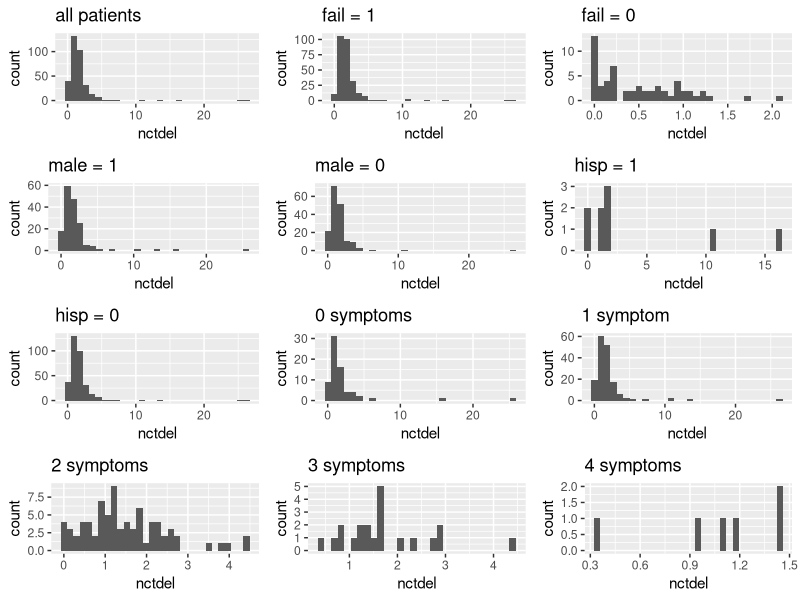
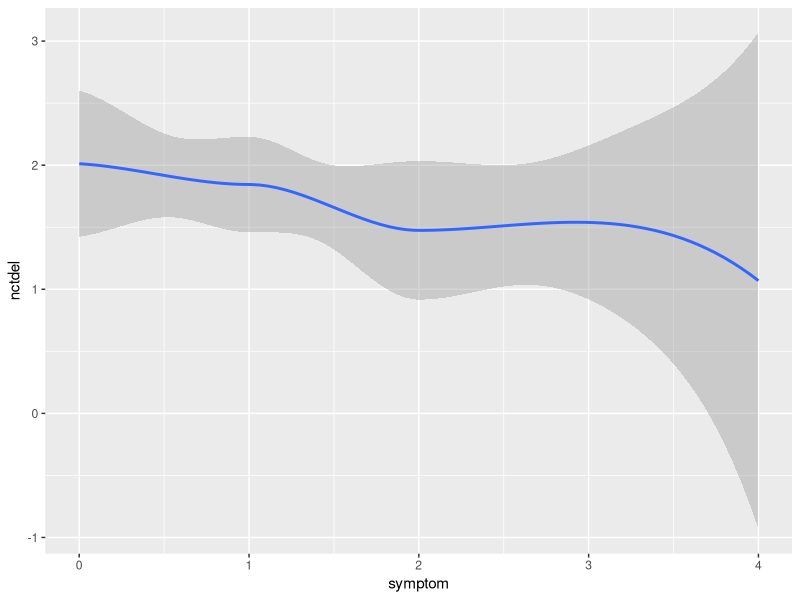
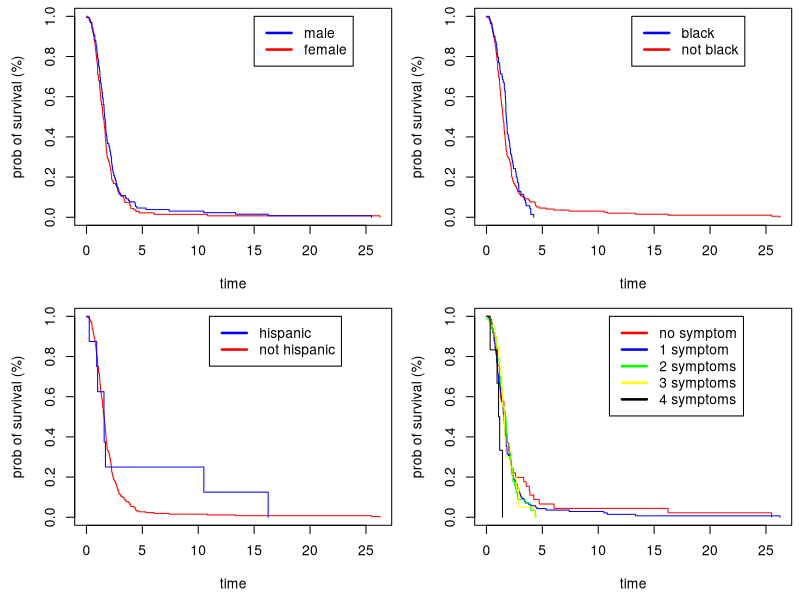

These figures' R source, in order:
## ---- chunk 1
knitr::opts_chunk$set(echo = TRUE)
library(ggplot2)
library(survival)
## ---- chunk 2
data <- read.table("kellydat.txt", header = TRUE)

require(gridExtra)

kellydat = read.table("kellydat.txt", header = TRUE)
kellydat$sn0 = ifelse(kellydat$sn1 + kellydat$sn2 + kellydat$sn3 + kellydat$all4, 0, 1)
## ---- chunk 3
kellydat$symptom = rep(0, length(kellydat$sn1))
for (i in 1:length(kellydat$nctdel)){
  if (kellydat$sn1[i] == 1){
    kellydat$symptom[i] = 1
  }
  if (kellydat$sn2[i] == 1){
    kellydat$symptom[i] = 2
  } 
  if (kellydat$sn3[i] == 1){
    kellydat$symptom[i] = 3
  }
  if (kellydat$all4[i] == 1){
    kellydat$symptom[i] = 4
  }
}
## ---- chunk 4
all = ggplot(data=kellydat, aes(nctdel)) + geom_histogram() + ggtitle("all patients")
fail_1 = ggplot(data=kellydat[kellydat$fail == 1,], aes(nctdel)) + geom_histogram() + ggtitle("fail = 1")
fail_0 = ggplot(data=kellydat[kellydat$fail == 0,], aes(nctdel)) + geom_histogram() + ggtitle("fail = 0")
male_1 = ggplot(data=kellydat[kellydat$male == 1,], aes(nctdel)) + geom_histogram() + ggtitle("male = 1")
male_0 = ggplot(data=kellydat[kellydat$male == 0,], aes(nctdel)) + geom_histogram() + ggtitle("male = 0")
hisp_1 = ggplot(data=kellydat[kellydat$hisp == 1,], aes(nctdel)) + geom_histogram() + ggtitle("hisp = 1")
hisp_0 = ggplot(data=kellydat[kellydat$hisp == 0,], aes(nctdel)) + geom_histogram() + ggtitle("hisp = 0")
sn0_1 = ggplot(data=kellydat[kellydat$sn0 == 1,], aes(nctdel)) + geom_histogram() + ggtitle("0 symptoms")
sn1_1 = ggplot(data=kellydat[kellydat$sn1 == 1,], aes(nctdel)) + geom_histogram() + ggtitle("1 symptom")
sn2_1 = ggplot(data=kellydat[kellydat$sn2 == 1,], aes(nctdel)) + geom_histogram() + ggtitle("2 symptoms")
sn3_1 = ggplot(data=kellydat[kellydat$sn3 == 1,], aes(nctdel)) + geom_histogram() + ggtitle("3 symptoms")
all4_1 = ggplot(data=kellydat[kellydat$all4 == 1,], aes(nctdel)) + geom_histogram() + ggtitle("4 symptoms")

grid.arrange(all, fail_1, fail_0, male_1, male_0, hisp_1, hisp_0, sn0_1, sn1_1, sn2_1, sn3_1, all4_1, ncol=3)

## ---- chunk 5
ggplot(data = kellydat) + 
geom_smooth(mapping = aes(x = symptom, y = nctdel))
## ---- chunk 6
library(survival)
par(mfrow=c(2,2))
d2 = Surv(time=kellydat$nctdel, event=kellydat$fail)

km1 = survfit(d2 ~ kellydat$male)
par(mar=c(4.5, 4.5, 0.5, 0.5))
plot(km1, col = c("red", "blue"), xlab = "time", ylab = "prob of survival (%)")
legend(15, 1.0, c("male", "female"), lty=c(1,1), lwd=c(2.5,2.5),col=c("blue","red"))

km2 = survfit(d2 ~ kellydat$black)
plot(km2, col = c("red", "blue"), xlab = "time", ylab = "prob of survival (%)")
legend(13, 1.0, c("black", "not black"), lty=c(1,1), lwd=c(2.5,2.5),col=c("blue","red"))

km3 = survfit(d2 ~ kellydat$hisp)
par(mar=c(4.5, 4.5, 0.5, 0.5))
plot(km3, col = c("red", "blue"), xlab = "time", ylab = "prob of survival (%)")
legend(11, 1.0, c("hispanic", "not hispanic"), lty=c(1,1), lwd=c(2.5,2.5),col=c("blue","red"))

km4 = survfit(d2 ~ kellydat$symptom)
plot(km4, col = c("red", "blue", "green", "yellow", "black"), xlab = "time", ylab = "prob of survival (%)")
legend(11, 1.0, c("no symptom", "1 symptom", "2 symptoms", "3 symptoms", "4 symptoms"), lty=c(1,1), lwd=c(2.5,2.5),col=c("red", "blue", "green", "yellow", "black"))
## ---- chunk 7
sympts <- kellydat[kellydat$symptom %in% c(0,4),]
sympts$zero.four <- ifelse(sympts$symptom == 4, 1, 0)
wilcox.test(nctdel ~ zero.four, data = sympts)
wilcox.test(nctdel ~ male, data = kellydat)
wilcox.test(nctdel ~ black, data = kellydat)
wilcox.test(nctdel ~ hisp, data = kellydat)
## ---- chunk 8
d3 = Surv(kellydat$nctdel, kellydat$fail)
cox = coxph(formula = d3 ~ black + male + hisp + symptom, data = kellydat)
summary(cox)
